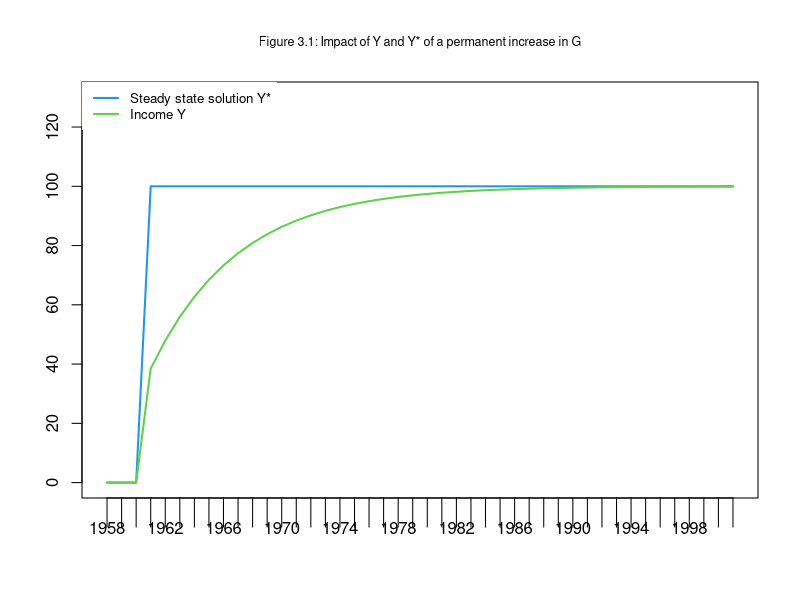
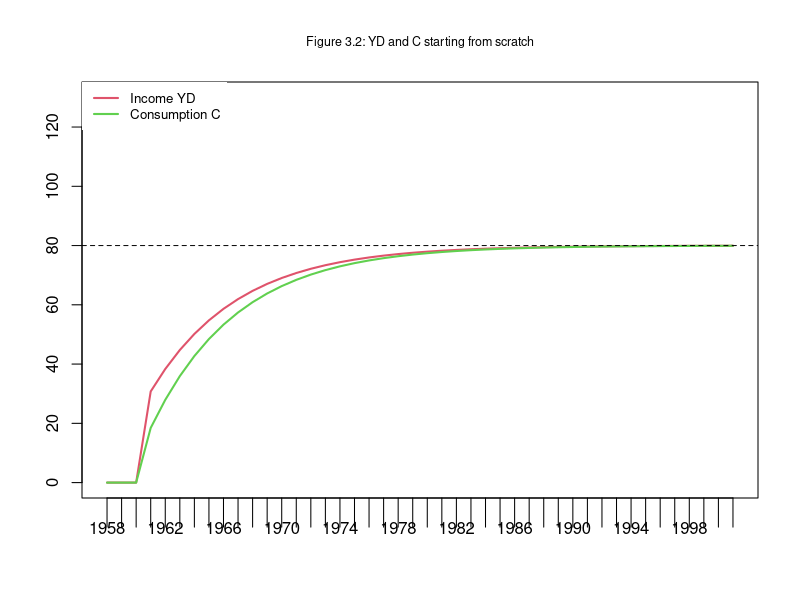
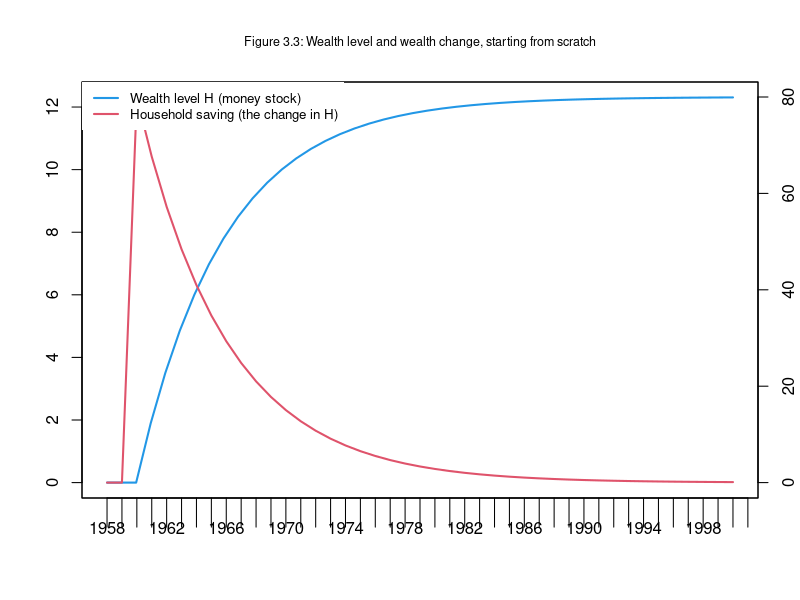

These charts were generated, in order, by the following R code:
#SIM Model, Model B

#This code replicates results in the book Monetary Economics:
#An Integrated Approach to Credit, Money, Income, Production and Wealth,
#by Wynne Godley and Marc Lavoie, chapter 3, figures 3.2 and 3.3.

#Created by Marco Veronese Passarella on 2 October 2018, Modified By GTY for ECON 530 2026

#Clear
rm(list=ls(all=TRUE))

#PERIODS (i= 1 to 100)
nPeriods=100  

#SCENARIOS (j= 1 to 2)
nScenarios=2

#PARAMETERS
alpha1=0.6
alpha2=0.4
theta=0.2
w=1
#g_d=0
#VARIABLES
#Income
y=matrix(data=0,nrow=nScenarios,ncol=nPeriods)
#Consumption demand
c_s=matrix(data=0,nrow=nScenarios,ncol=nPeriods)
#Consumption supply
c_d=matrix(data=0,nrow=nScenarios,ncol=nPeriods)
#Government expenditures demand
g_d=matrix(data=0,nrow=nScenarios,ncol=nPeriods) 
#Government expenditures supply
g_s=matrix(data=0,nrow=nScenarios,ncol=nPeriods) 
#Taxes demanded
t_d=matrix(data=0,nrow=nScenarios,ncol=nPeriods)
#Taxes supplied
t_s=matrix(data=0,nrow=nScenarios,ncol=nPeriods)
#Disposable income
yd=matrix(data=0,nrow=nScenarios,ncol=nPeriods)
#Cash demand
h_h=matrix(data=0,nrow=nScenarios,ncol=nPeriods)
#Cash supply
h_s=matrix(data=0,nrow=nScenarios,ncol=nPeriods)
#Labour demand
n_d=matrix(data=0,nrow=nScenarios,ncol=nPeriods) 
#Labour supply
n_s=matrix(data=0,nrow=nScenarios,ncol=nPeriods) 


#MODEL
#Select scenarios
for (j in 1:nScenarios){

  #Define time
 for (i in 2:nPeriods){
   
   #Define iterations
   for (iterations in 1:nPeriods){
     
     #Define alternative scenarios
     if (i>=15 && j==2){
       g_d[2,i]=20   #Government expenditures passed from 20 to 25 after 15 periods
     }    
    
    
    # SIM model in R
    
    # Equilibrium conditions
    c_s[j,i]  = c_d[j,i]
    g_s[j,i]  = g_d[j,i]
    t_s[j,i]  = t_d[j,i]
    n_s[j,i]  = n_d[j,i]
    
    # Household disposable income
    yd[j,i]   = w * n_s[j,i] - t_s[j,i]
    
    # Taxes
    t_d[j,i]  = theta * w * n_s[j,i]
    
    # Consumption function (SIM)
    c_d[j,i]  = alpha1 * yd[j,i] + alpha2 * h_h[j,i-1]
    
    # Government money supply
    h_s[j,i]  = h_s[j,i-1] + g_d[j,i] - t_d[j,i]
    
    # Household money holdings
    h_h[j,i]  = h_h[j,i-1] + yd[j,i] - c_d[j,i]
    
    # Output determination
    y[j,i]    = c_s[j,i] + g_s[j,i]
    
    # Labour demand (from output)
    n_d[j,i]  = y[j,i] / w
    
   }
 }
}

x=c("1958":"2001")

#Figure 3.1
plot(g_d[2,12:55]/theta,xaxt='n',type="l",col="4",lwd=2,lty=1,font.main=1,cex.main=0.75,main="Figure 3.1: Impact of Y and Y* of a permanent increase in G",ylab = NA,xlab = NA,ylim=range(0,130))
lines(y[2,12:55],type="l",lwd=2,lty=1,col="3",ylab = NA,xlab = NA)
legend("topleft",c("Steady state solution Y*","Income Y"),  bty = 1, cex = 0.8, lty=c(1,1), lwd=c(2,2), col = c(4,3), box.lwd=0)
axis(side=1,at=1:44,labels=x,tck=-0.07)


#Figure 3.2
plot(yd[2,12:55],xaxt='n',type="l",col="2",lwd=2,lty=1,font.main=1,cex.main=0.75,main="Figure 3.2: YD and C starting from scratch",ylab = '',xlab = '',ylim=range(0,130))
lines(c_d[2,12:55],type="l",lwd=2,lty=1,col="3")
#abline(h=80,col=1,lty=1,lwd=1)
segments(x0=-3, # Value from x (initial)
         x1=80, # Value to x (final)
         y0=80, # Value from y (initial)
         y1=80, # Value to y (final)
         col=1,lty=2,lwd=1)
legend("topleft",c("Income YD","Consumption C"),  bty = 1, cex = 0.8, lty=c(1,1), lwd=c(2,2), col = c(2,3), box.lwd=0)
axis(side=1,at=1:44,labels=x,tck=-0.07)

#Figure 3.3
plot(h_h[2,12:55],xaxt='n',yaxt='n',type="l",lwd=2,lty=1,col="4",font.main=1,cex.main=0.75,main="Figure 3.3: Wealth level and wealth change, starting from scratch",ylab = '',xlab = '')
axis(side=4)
par(new="TRUE")
plot(diff(h_h[2,12:55]),type="l",lwd=2,lty=1,col="2",xlab = '',ylab = '',xaxt='n',yaxt='n')
axis(side=2)
legend("topleft",c("Wealth level H (money stock)","Household saving (the change in H)"),  bty = 1, cex = 0.8, lty=c(1,1), lwd=c(2,2), col = c(4,2), box.lwd=0)
axis(side=1,at=1:44,labels=x,tck=-0.07)



